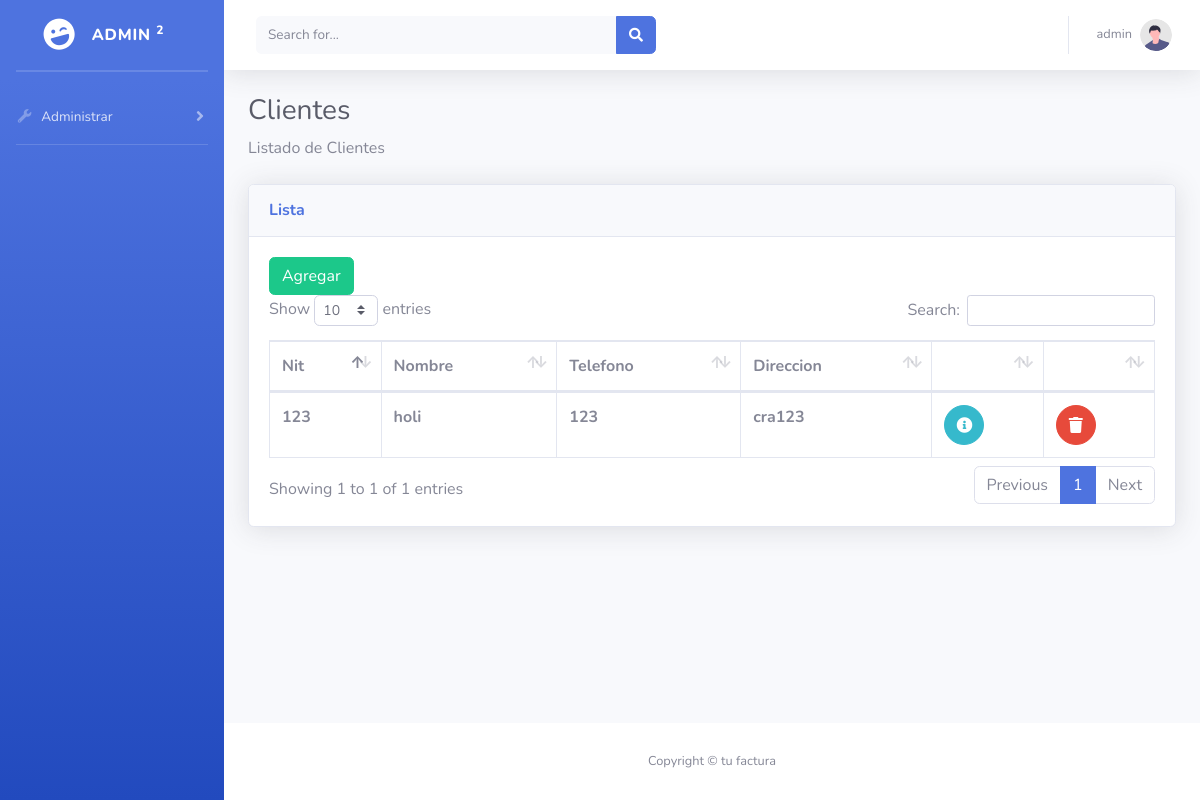
The page /Controllers/ClientsController.php?action=clientsView (signed in) on the database its author committed.
### tables this page shows
CREATE TABLE `cliente` (
  `idcliente` int(11) NOT NULL,
  `nit` int(11) DEFAULT NULL,
  `nombre` varchar(80) DEFAULT NULL,
  `telefono` int(11) DEFAULT NULL,
  `direccion` text DEFAULT NULL
);

### Models/ClientsModel.php (called while the page is built, shortened)
<?php
require_once('../config/connection.php');
require_once('class/Clients.php');
class ClientsModel
{
    private $connection;
    public function __construct()
    {
        $this->connection = Connection::getConnection();
    }
    public function getClients()
    {
        $query = "SELECT `idcliente`,`nit`,`nombre`,`telefono`,`direccion` from `cliente` WHERE 1  ";
        $result = $this->connection->query($query);
        while ($obj = $result->fetch_object()) {
            $clientsObj[] = new Clients(
                $obj->idcliente,
                $obj->nit,
                $obj->nombre,
                $obj->telefono,
                $obj->direccion
            );
        }
        return $clientsObj;
    }
}

### Config/connection.php (called while the page is built, shortened)
<?php
class Connection
{
    public static function getConnection(){
        $connection = new mysqli(HOSTNAME, USERNAME, PASSWORD, DBNAME);
        return $connection;
    }
}

### Models/class/Clients.php (called while the page is built, shortened)
<?php
class Clients
{
    private $idcliente;
    private $nit;
    private $nombre;
    private $telefono;
    private $direccion;
    function __construct($idcliente, $nit, $nombre, $telefono,$direccion) {
    	$this->idcliente = $idcliente;
    	$this->nit = $nit;
    	$this->nombre = $nombre;
    	$this->telefono = $telefono;
        $this->direccion = $direccion;
    }
    public function getIdcliente() {
    	return $this->idcliente;
    }
    public function getTelefono() {
    	return $this->telefono;
    }
    public function getNombre() {
    	return $this->nombre;
    }
    public function getDireccion() {
    	return $this->direccion;
    }
    public function getNit() {
    	return $this->nit;
    }
}

### Views/clients.php (the view, shortened to what this page needs)
<?php require 'header.php';
?>
<div class="container-fluid">
    <h1 class="h3 mb-2 text-gray-800">Clientes</h1>
    <p class="mb-4">Listado de Clientes</p>
    <div class="card shadow mb-4">
        <div class="card-header py-3">
            <h6 class="m-0 font-weight-bold text-primary">Lista</h6>
        </div>
        <div class="card-body">
            <div class="table-responsive">
                <a href='ClientsController.php?action=addClientsView' class='btn btn-success'>Agregar</a>
                <table class="table table-bordered" id="dataTable" width="100%" cellspacing="0">
                    <thead>
                        <tr>
                            <th>Nit</th>
                            <th>Nombre</th>
                            <th>Telefono</th>
                            <th>Direccion</th>
                            <th></th>
                            <th></th>
                        </tr>
                    </thead>
                    <tbody>
                        <?php
                        $tableContent = "";
                        if (!empty($clients)) {
                            foreach ($clients as $obj) {
                                $tableContent .= "
                                <tr>
                                <th>{$obj->getNit()}</th>
                                <th>{$obj->getNombre()}</th>
                                <th>{$obj->getTelefono()}</th>
                                <th>{$obj->getDireccion()}</th>
                                <th><a href='ClientsController.php?action=editClientsView&id={$obj->getIdcliente()}' class='btn btn-info btn-circle'><i class='fas fa-info-circle'></i></a></th>
                                <th><a href='ClientsController.php?action=deleteClients&id={$obj->getIdcliente()}' class='btn btn-danger btn-circle'><i class='fas fa-trash'></i></a></th>
                                </tr>";
                            }
                        }
                        echo $tableContent;
                        ?>
                    </tbody>
                </table>
            </div>
        </div>
    </div>
</div>
<?php
require 'footer.php'; ?>

### rows shown on the page
cliente: nit "123", nombre "holi", telefono "123", direccion "cra123"

### other values the page prints
$_SESSION['usuario'] "admin"
